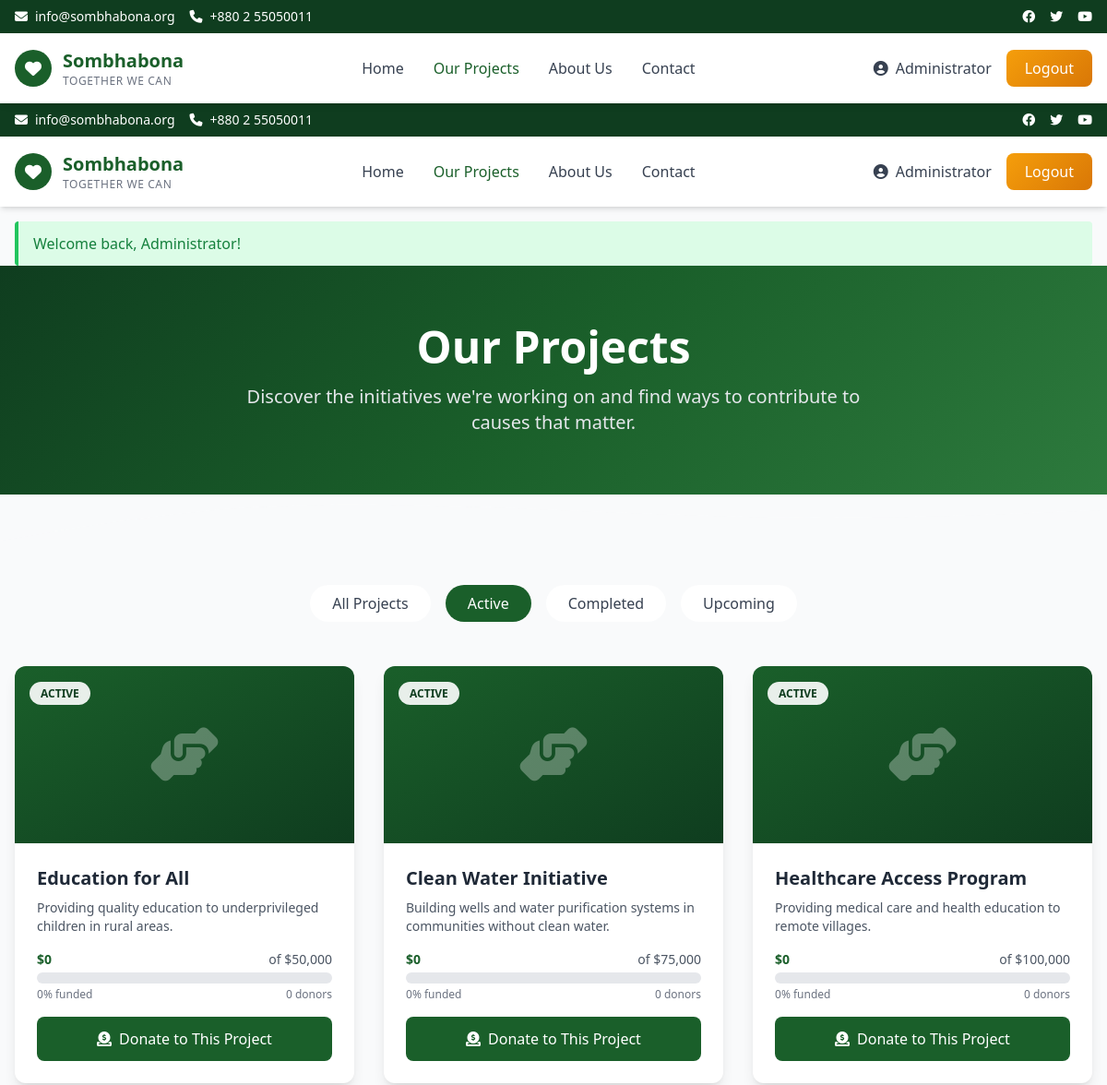
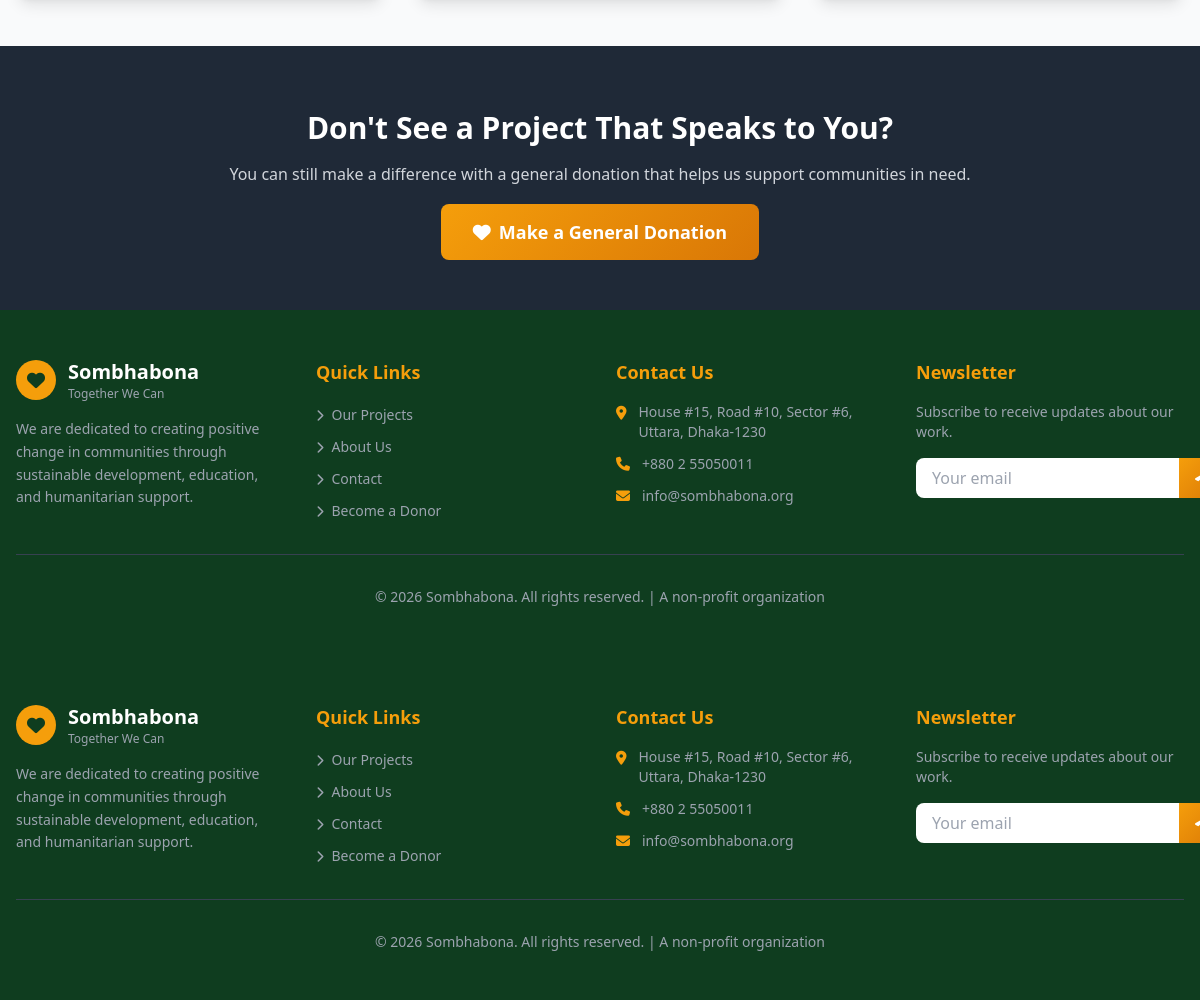
Screenshot of /projects (signed in) with the database file from the repository (2 pictures, top to bottom).
### tables this page shows
CREATE TABLE IF NOT EXISTS projects (
    id BIGINT UNSIGNED AUTO_INCREMENT PRIMARY KEY,
    title VARCHAR(255) NOT NULL,
    slug VARCHAR(255) UNIQUE NOT NULL,
    short_description VARCHAR(500),
    full_description TEXT,
    target_amount DECIMAL(15, 2) NOT NULL DEFAULT 0.00,
    raised_amount DECIMAL(15, 2) DEFAULT 0.00,
    image_path VARCHAR(255),
    status ENUM('draft', 'active', 'completed', 'paused') DEFAULT 'draft',
    start_date DATE DEFAULT NULL,
    end_date DATE DEFAULT NULL,
    created_by BIGINT UNSIGNED DEFAULT NULL,
    created_at TIMESTAMP DEFAULT CURRENT_TIMESTAMP,
    updated_at TIMESTAMP DEFAULT CURRENT_TIMESTAMP ON UPDATE CURRENT_TIMESTAMP,
    FOREIGN KEY (created_by) REFERENCES users(id) ON DELETE SET NULL
);

### controllers/HomeController.php (called while the page is built, shortened)
<?php
class HomeController extends \Controller {
    public function projects() {
        $page = (int) ($_GET['page'] ?? 1);
        $perPage = 9;
        $status = $_GET['status'] ?? 'active';
        $db = \Database::getInstance();
        $offset = ($page - 1) * $perPage;
        $sql = "SELECT * FROM projects WHERE status = ? ORDER BY created_at DESC LIMIT ? OFFSET ?";
        $stmt = $db->query($sql, [$status, $perPage, $offset]);
        $results = $stmt->fetchAll();
        $projects = [];
        foreach ($results as $result) {
            $projects[] = new \Project($result);
        }
        $countSql = "SELECT COUNT(*) as count FROM projects WHERE status = ?";
        $total = $db->query($countSql, [$status])->fetch()['count'];
        $this->view('projects.index', [
            'projects' => new \Collection($projects),
            'currentPage' => $page,
            'totalPages' => ceil($total / $perPage),
            'status' => $status,
        ]);
    }
}

### public/index.php (called while the page is built, shortened)
<?php
require_once APP_PATH . '/autoload.php';
$router = new Router();
$router->get('/', 'HomeController@index');
$router->get('/projects', 'HomeController@projects');
$router->get('/projects/{slug}', 'HomeController@showProject');
$router->get('/about', 'HomeController@about');
$router->get('/contact', 'HomeController@contact');
$router->get('/login', 'AuthController@showLogin');
$router->post('/login', 'AuthController@login');
$router->get('/register', 'AuthController@showRegister');
$router->post('/register', 'AuthController@register');
$router->get('/logout', 'AuthController@logout');
$router->get('/forgot-password', 'AuthController@showForgotPassword');
$router->get('/dashboard', 'DonorController@dashboard');
$router->get('/donation-history', 'DonorController@showDonationHistory');
$router->get('/donation-history/{id}', 'DonorController@showDonation');
$router->get('/donate/{projectId}', 'DonorController@showDonate');
$router->post('/donate', 'DonorController@processDonation');
$router->get('/donation/success/{id}', 'DonorController@donationSuccess');
$router->get('/profile', 'DonorController@showProfile');
$router->post('/profile', 'DonorController@updateProfile');
$router->get('/admin', 'AdminController@dashboard');
$router->get('/admin/donors', 'AdminController@donors');
$router->get('/admin/donors/{id}', 'AdminController@showDonor');
$router->post('/admin/donors/{id}', 'AdminController@updateDonor');
$router->get('/admin/donations', 'AdminController@donations');
$router->get('/admin/donations/{id}', 'AdminController@showDonation');
$router->post('/admin/donations/{id}', 'AdminController@updateDonationStatus');
$router->get('/admin/projects', 'AdminController@projects');
$router->get('/admin/projects/create', 'AdminController@showCreateProject');
$router->post('/admin/projects', 'AdminController@createProject');
$router->get('/admin/projects/{id}/edit', 'AdminController@showEditProject');
$router->post('/admin/projects/{id}', 'AdminController@updateProject');
$router->get('/admin/projects/{id}/delete', 'AdminController@deleteProject');
$router->get('/admin/emails', 'AdminController@emails');
$router->get('/admin/emails/send', 'AdminController@showSendEmail');
$router->post('/admin/emails/send', 'AdminController@sendEmail');
$router->get('/payment/checkout', 'PaymentController@checkout');
$router->post('/payment/checkout', 'PaymentController@checkout');
$router->post('/payment/process', 'PaymentController@process');
$router->get('/payment/mock/{donationId}', 'PaymentController@mockPayment');
$router->get('/payment/mock/{donationId}/success', 'PaymentController@simulateSuccess');
$router->get('/payment/success', 'PaymentController@success');
$router->get('/payment/fail', 'PaymentController@fail');
$router->get('/payment/cancel', 'PaymentController@cancel');
$router->post('/payment/ipn', 'PaymentController@ipn');
$router->dispatch();

### core/Database.php (called while the page is built, shortened)
<?php
class Database {
    private static $instance = null;
    private $connection;
    private function __construct() {
        $config = require_once APP_PATH . '/config/database.php';
        $dsn = sprintf(
            'mysql:host=%s;port=%s;dbname=%s;charset=%s',
            $config['host'],
            $config['port'],
            $config['database'],
            $config['charset']
        );
        try {
            $this->connection = new PDO($dsn, $config['username'], $config['password'], [
                PDO::ATTR_ERRMODE => PDO::ERRMODE_EXCEPTION,
                PDO::ATTR_DEFAULT_FETCH_MODE => PDO::FETCH_ASSOC,
                PDO::ATTR_EMULATE_PREPARES => false,
            ]);
        } catch (PDOException $e) {
            die('Database connection failed: ' . $e->getMessage());
        }
    }
    public static function getInstance() {
        if (self::$instance === null) {
            self::$instance = new self();
        }
        return self::$instance;
    }
    public function query($sql, $params = []) {
        $stmt = $this->connection->prepare($sql);
        $stmt->execute($params);
        return $stmt;
    }
}

### helpers.php (called while the page is built, shortened)
<?php
function env($key, $default = null) {
    $value = isset($_ENV[$key]) ? $_ENV[$key] : (isset($_SERVER[$key]) ? $_SERVER[$key] : $default);
    return $value;
}

### config/database.php (called while the page is built)
<?php
return [
    'driver' => 'mysql',
    'host' => env('DB_HOST', 'localhost'),
    'port' => env('DB_PORT', '3306'),
    'database' => env('DB_DATABASE', 'ngo_donor_system'),
    'username' => env('DB_USERNAME', 'root'),
    'password' => env('DB_PASSWORD', ''),
    'charset' => 'utf8mb4',
    'collation' => 'utf8mb4_unicode_ci',
    'prefix' => '',
    'strict' => true,
    'engine' => null,
];

### autoload.php (called while the page is built, shortened)
<?php
spl_autoload_register(function ($class) {
    if (strpos($class, '\\') === false) {
        $modelFile = APP_PATH . '/models/' . $class . '.php';
        if (file_exists($modelFile)) {
            return true;
        }
        $coreFile = APP_PATH . '/core/' . $class . '.php';
        if (file_exists($coreFile)) {
            return true;
        }
        return;
    }
    $prefix = 'controllers\\';
    $baseDir = APP_PATH . '/controllers/';
    $len = strlen($prefix);
    if (strncmp($prefix, $class, $len) === 0) {
        $relativeClass = substr($class, $len);
        $file = $baseDir . str_replace('\\', '/', $relativeClass) . '.php';
        if (file_exists($file)) {
            return true;
        }
    }
});
require_once APP_PATH . '/helpers.php';

### core/Collection.php (called while the page is built, shortened)
<?php
class Collection implements IteratorAggregate, Countable {
    protected $items = [];
    public function __construct(array $items = []) {
        $this->items = $items;
    }
    public function isEmpty() {
        return empty($this->items);
    }
}

### core/Model.php (called while the page is built, shortened)
<?php
abstract class Model {
    protected $attributes = [];
    public function fill(array $attributes) {
        foreach ($attributes as $key => $value) {
            $this->attributes[$key] = $value;
        }
        return $this;
    }
    public function __get($name) {
        return $this->attributes[$name] ?? null;
    }
    public function __isset($name) {
        return isset($this->attributes[$name]);
    }
}

### models/Project.php (called while the page is built, shortened)
<?php
class Project extends Model {
    public function getProgressPercentage() {
        return min(100, round(($this->raised_amount / $this->target_amount) * 100, 2));
    }
}

### views/projects/index.php (the view, shortened to what this page needs)
<section class="hero-gradient text-white py-16">
    <div class="max-w-7xl mx-auto px-4 text-center">
        <h1 class="text-4xl md:text-5xl font-bold mb-4">Our Projects</h1>
        <p class="text-xl text-gray-200 max-w-2xl mx-auto">Discover the initiatives we're working on and find ways to contribute to causes that matter.</p>
    </div>
</section>
<div class="relative">
    <svg viewBox="0 0 1440 60" fill="none" xmlns="http://www.w3.org/2000/svg">
        <path d="M0 60L60 50C120 40 240 20 360 15C480 10 600 15 720 20C840 25 960 30 1080 30C1200 30 1320 25 1380 22.5L1440 20V60H1380C1320 60 1200 60 1080 60C960 60 840 60 720 60C600 60 480 60 360 60C240 60 120 60 60 60H0Z" fill="#f9fafb"/>
    </svg>
</div>
<section class="py-12 bg-gray-50">
    <div class="max-w-7xl mx-auto px-4">
        <div class="flex flex-wrap justify-center gap-4 mb-12">
            <a href="?status=all" class="px-6 py-2 rounded-full font-medium transition <?= ($status ?? 'active') === 'all' ? 'bg-ngo-primary text-white' : 'bg-white text-gray-700 hover:bg-ngo-primary hover:text-white' ?>">
                All Projects
            </a>
            <a href="?status=active" class="px-6 py-2 rounded-full font-medium transition <?= ($status ?? 'active') === 'active' ? 'bg-ngo-primary text-white' : 'bg-white text-gray-700 hover:bg-ngo-primary hover:text-white' ?>">
                Active
            </a>
            <a href="?status=completed" class="px-6 py-2 rounded-full font-medium transition <?= ($status ?? '') === 'completed' ? 'bg-ngo-primary text-white' : 'bg-white text-gray-700 hover:bg-ngo-primary hover:text-white' ?>">
                Completed
            </a>
            <a href="?status=draft" class="px-6 py-2 rounded-full font-medium transition <?= ($status ?? '') === 'draft' ? 'bg-ngo-primary text-white' : 'bg-white text-gray-700 hover:bg-ngo-primary hover:text-white' ?>">
                Upcoming
            </a>
        </div>
        <?php if ($projects->isEmpty()): ?>
            <div class="text-center py-16">
                <div class="w-24 h-24 bg-gray-100 rounded-full flex items-center justify-center mx-auto mb-4">
                    <i class="fas fa-folder-open text-5xl text-gray-400"></i>
                </div>
                <h3 class="text-xl font-bold text-gray-800 mb-2">No Projects Found</h3>
                <p class="text-gray-500">There are no projects matching your criteria at the moment.</p>
            </div>
        <?php else: ?>
            <div class="grid grid-cols-1 md:grid-cols-2 lg:grid-cols-3 gap-8">
                <?php foreach ($projects as $project): ?>
                    <div class="bg-white rounded-xl shadow-lg overflow-hidden hover:shadow-xl transition-all duration-300 group">
                        <div class="h-48 bg-gradient-to-br from-ngo-primary to-ngo-dark relative overflow-hidden">
                            <div class="absolute inset-0 flex items-center justify-center">
                                <i class="fas fa-hands-helping text-6xl text-white opacity-30"></i>
                            </div>
                            <div class="absolute top-4 left-4">
                                <span class="bg-white/90 text-ngo-dark px-3 py-1 rounded-full text-xs font-bold uppercase">
                                    <?= htmlspecialchars(ucfirst($project->status)) ?>
                                </span>
                            </div>
                        </div>
                        <div class="p-6">
                            <h3 class="text-xl font-bold text-gray-800 mb-2 group-hover:text-ngo-primary transition">
                                <?= htmlspecialchars($project->title) ?>
                            </h3>
                            <p class="text-gray-600 mb-4 text-sm line-clamp-3">
                                <?= htmlspecialchars($project->short_description) ?>
                            </p>
                            <div class="mb-4">
                                <?php $progress = $project->getProgressPercentage(); ?>
                                <div class="flex justify-between text-sm text-gray-600 mb-1">
                                    <span class="font-semibold text-ngo-primary">$<?= number_format($project->raised_amount) ?></span>
                                    <span>of $<?= number_format($project->target_amount) ?></span>
                                </div>
                                <div class="w-full bg-gray-200 rounded-full h-3">
                                </div>
                                <div class="flex justify-between text-xs text-gray-500 mt-1">
                                    <span><?= min(100, $progress) ?>% funded</span>
                                    <span><?= $project->donor_count ?? 0 ?> donors</span>
                                </div>
                            </div>
                            <a href="/projects/<?= htmlspecialchars($project->slug) ?>" class="block w-full bg-ngo-primary text-white text-center py-3 rounded-lg font-medium hover:bg-ngo-dark transition">
                                <i class="fas fa-donate mr-2"></i>Donate to This Project
                            </a>
                        </div>
                    </div>
                <?php endforeach; ?>
            </div>
        <?php endif; ?>
    </div>
</section>
<section class="py-16 bg-gray-800 text-white">
    <div class="max-w-4xl mx-auto px-4 text-center">
        <h2 class="text-3xl font-bold mb-4">Don't See a Project That Speaks to You?</h2>
        <p class="text-gray-300 mb-8">You can still make a difference with a general donation that helps us support communities in need.</p>
        <a href="/register" class="btn-primary text-white px-8 py-4 rounded-lg font-bold text-lg hover:shadow-xl transition">
            <i class="fas fa-heart mr-2"></i>Make a General Donation
        </a>
    </div>
</section>
<?php
require_once APP_PATH . '/views/layouts/main.php';

### core/Router.php (shortened to what this page needs)
<?php
class Router {
    private $routes = [];
    private function addRoute($method, $path, $handler) {
        $this->routes[] = [
            'method' => $method,
            'path' => $path,
            'handler' => $handler,
        ];
    }
    public function dispatch() {
        $uri = parse_url($_SERVER['REQUEST_URI'], PHP_URL_PATH);
        $uri = rtrim($uri, '/');
        foreach ($this->routes as $route) {
            $params = $this->matchRoute($route['path'], $uri);
            if ($params !== false) {
                $this->callHandler($route['handler'], $params);
                return;
            }
        }
    }
    private function matchRoute($routePath, $uri) {
        $routeParts = explode('/', trim($routePath, '/'));
        $uriParts = explode('/', trim($uri, '/'));
        $params = [];
        foreach ($routeParts as $index => $part) {
            if (strpos($part, '{') === 0 && strpos($part, '}') === strlen($part) - 1) {
                $paramName = trim($part, '{}');
                $params[$paramName] = $uriParts[$index];
            } elseif ($part !== $uriParts[$index]) {
                return false;
            }
        }
        return $params;
    }
    private function callHandler($handler, $params) {
        if (is_string($handler) && strpos($handler, '@') !== false) {
            list($controllerName, $method) = explode('@', $handler);
            $controllerName = 'controllers\\' . $controllerName;
            if (class_exists($controllerName)) {
                $controller = new $controllerName();
                if (method_exists($controller, $method)) {
                    call_user_func_array([$controller, $method], array_values($params));
                    return;
                }
            }
        }
        throw new Exception("Handler not found: $handler");
    }
}

### views/layouts/main.php (style rules this page uses)
.hero-gradient { background: linear-gradient(135deg, #0f3d1f 0%, #1a5f2a 50%, #2d7a3d 100%); }
.btn-primary { background: linear-gradient(135deg, #f59e0b 0%, #d97706 100%); }

### rows the page displays
projects: status "ACTIVE", title "Education for All", short_description "Providing quality education to underprivileged children in rural areas.", raised_amount "0", target_amount "50,000", min(100, $progress) "0", donor_count "0"
projects: status "ACTIVE", title "Clean Water Initiative", short_description "Building wells and water purification systems in communities without clean water.", raised_amount "0", target_amount "75,000", min(100, $progress) "0", donor_count "0"
projects: status "ACTIVE", title "Healthcare Access Program", short_description "Providing medical care and health education to remote villages.", raised_amount "0", target_amount "100,000", min(100, $progress) "0", donor_count "0"

### other values shown
Session::get('user_name') "Administrator"
